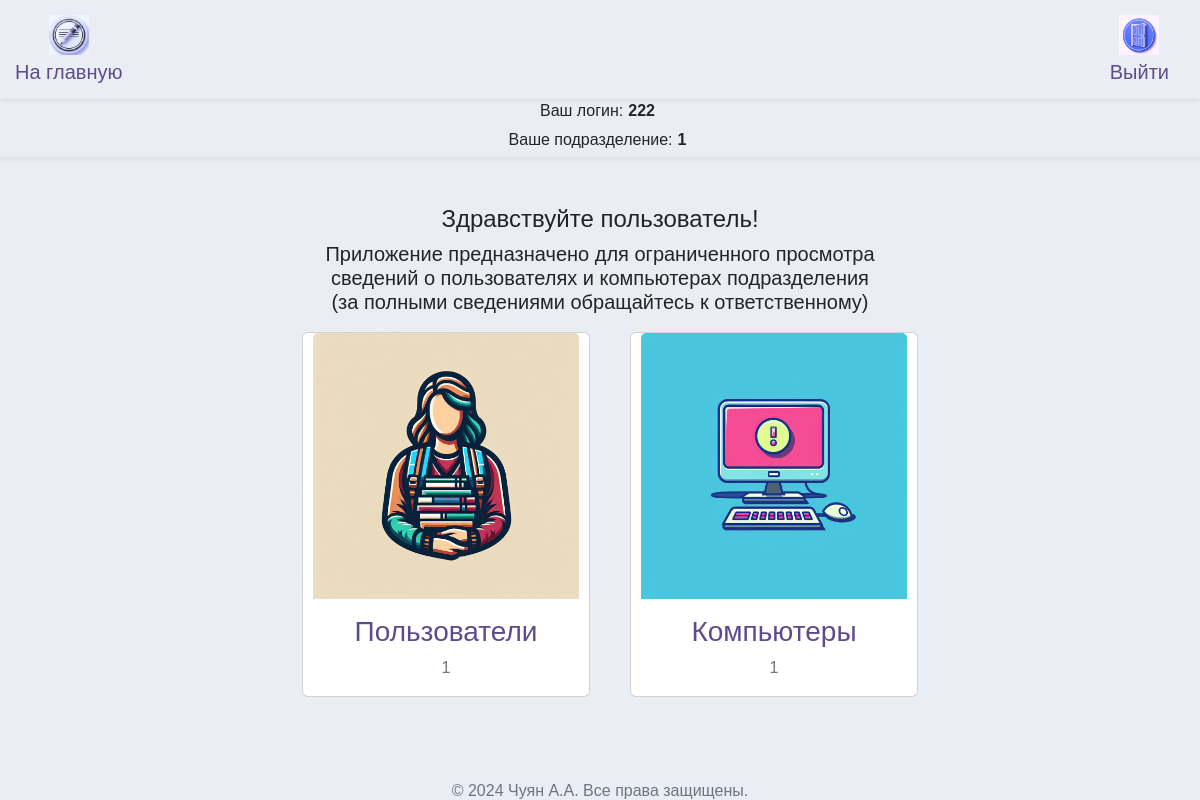
The app's page / (signed in), older data.
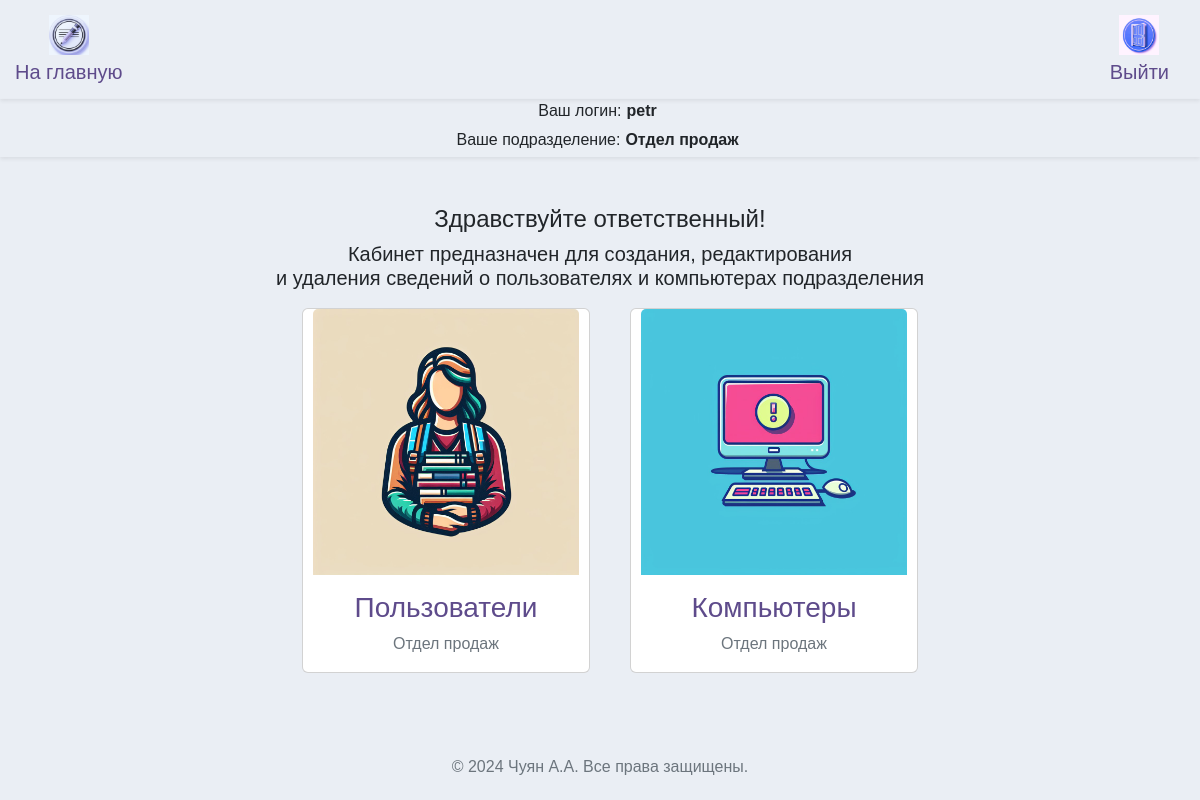
The same page, newer data.
### src/database/models.py (models this page shows, shortened)
class Worker(Base):
    __tablename__ = "worker"
    id = Column(Integer, primary_key=True)
    role = Column(Enum(Role), default=Role.guest)
    fio = Column(String)
    name = Column(String, unique=True)
    password = Column(String)
    department = Column(String)
    position = Column(String)
    description = Column(String, default=None)
    conn_worker_arm = relationship(
        "Arm", back_populates="conn_arm_worker"
    )

### src/frontend/router.py (the view)
@router.get("/")
async def get_auth(
    request: Request,
    worker: Worker | None = Depends(get_correct_worker_frontend)
):
    if worker:
        return templates.TemplateResponse("index.html", {"request": request, "worker": worker})
    else:
        return RedirectResponse(url="/auth", status_code=status.HTTP_301_MOVED_PERMANENTLY)

### src/frontend/template/index.html (shortened to what this page needs)
{% extends "base/base.html" %}
{% block content %}
<head>
</head>
{% if worker.role.value == 'user' %}
<li class="nav-item {% if request_path == '/prepod' %}active{% endif %}">
    <div class="row">
      <div class="col-12 text-center">
        <h4>Здравствуйте ответственный!</h4>
        <h5>Кабинет предназначен для создания, редактирования <br> и удаления сведений о пользователях и компьютерах подразделения </h5>
      </div>
    </div>
    <div class="d-flex justify-content-center">
      <div class="d-flex flex-wrap justify-content-around">
        <a class="nav-link" href="/workers">
          <div class="card text-center" style="width: 18rem; margin: 10px;">
            <img src="../frontend/assets/img/workers.jpg" class="card-img-top" alt="...">
            <div class="card-body">
            <h3 class="card-title">Пользователи</h3>
            <p class="card-text">{{ worker.department }}</p>
        </div>
      </a>
      </div>
      <div class="d-flex flex-wrap justify-content-around">
        <a class="nav-link" href="/arms">
          <div class="card text-center" style="width: 18rem; margin: 10px;">
            <img src="../frontend/assets/img/arm.jpg" class="card-img-top" alt="...">
            <div class="card-body">
            <h3 class="card-title">Компьютеры</h3>
            <p class="card-text">{{ worker.department }}</p>
        </div>
      </a>
      </div>
    </div>
  </div>
{% endif %}
{% if worker.role.value == 'guest' %}
<li class="nav-item {% if request_path == '/prepod' %}active{% endif %}">
    <div class="row">
      <div class="col-12 text-center">
        <h4>Здравствуйте пользователь!</h4>
        <h5>Приложение предназначено для ограниченного просмотра <br>сведений о пользователях и компьютерах подразделения<br>(за полными сведениями обращайтесь к ответственному) </h5>
      </div>
    </div>
    <div class="d-flex justify-content-center">
      <div class="d-flex flex-wrap justify-content-around">
        <a class="nav-link" href="/workers_guest">
          <div class="card text-center" style="width: 18rem; margin: 10px;">
            <img src="../frontend/assets/img/workers.jpg" class="card-img-top" alt="...">
            <div class="card-body">
            <h3 class="card-title">Пользователи</h3>
            <p class="card-text">{{ worker.department }}</p>
        </div>
      </a>
      </div>
      <div class="d-flex flex-wrap justify-content-around">
        <a class="nav-link" href="/arms_guest">
          <div class="card text-center" style="width: 18rem; margin: 10px;">
            <img src="../frontend/assets/img/arm.jpg" class="card-img-top" alt="...">
            <div class="card-body">
            <h3 class="card-title">Компьютеры</h3>
            <p class="card-text">{{ worker.department }}</p>
        </div>
      </a>
      </div>
    </div>
  </div>
{% endif %}
{% endblock %}

### src/frontend/template/base/info.html (shortened to what this page needs)
<nav class="info navbar-expand-lg navbar-light shadow-sm">
  <div class="user-info">
    <div class="d-flex align-items-center">
      <span class="label">Ваш логин:</span>
      <span class="value">{{ worker.name }}</span>
    </div>
    <div class="d-flex align-items-center">
      <span class="label">Ваше подразделение:</span>
      <span class="value">{{ worker.department }}</span>
    </div>
  </div>
</nav>

Row changes from the older to the newer data that the page shows:
changed Worker: name "222" → "petr"; department "1" → "Отдел продаж"; role "guest" → "user" (drawn)
Text that changed along with them:
text no longer shown: "Здравствуйте пользователь! Приложение предназначено для ограниченного просмотра сведений о пользователях и компьютерах подразделения (за полными сведениями обращайтесь к ответственному)"
text now shown: "Здравствуйте ответственный! Кабинет предназначен для создания, редактирования и удаления сведений о пользователях и компьютерах подразделения"
